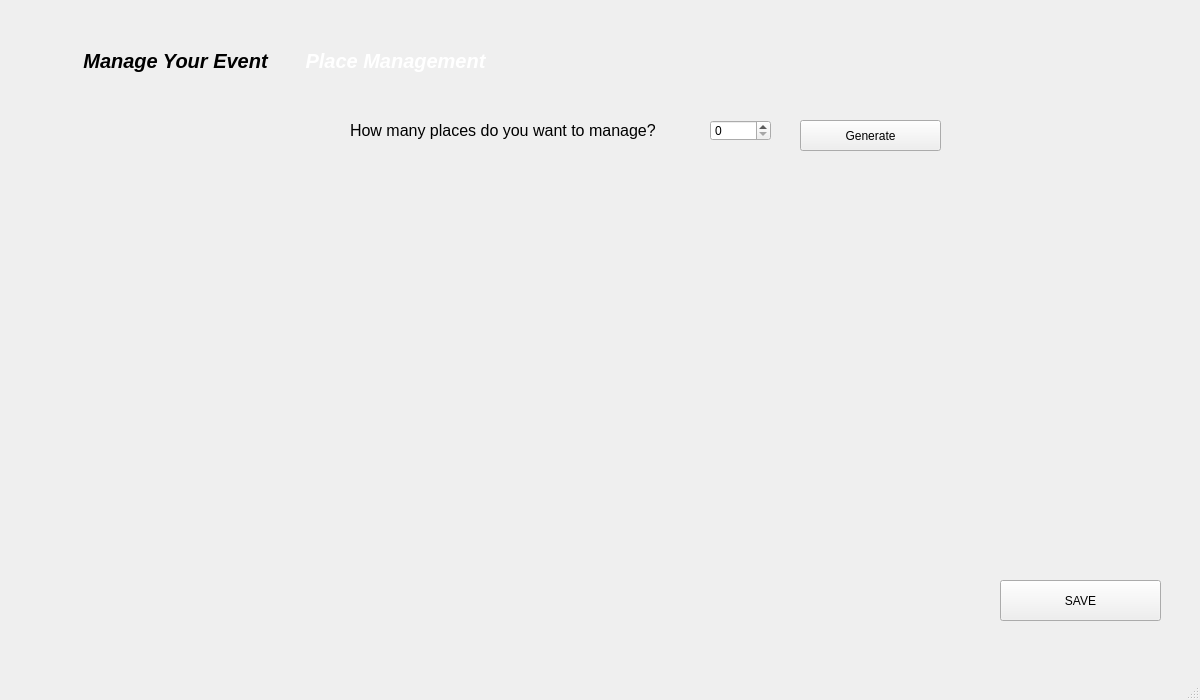
<?xml version="1.0" encoding="UTF-8"?>
<ui version="4.0">
 <class>Placemanage</class>
 <widget class="QMainWindow" name="Placemanage">
  <property name="geometry">
   <rect>
    <x>0</x>
    <y>0</y>
    <width>1200</width>
    <height>700</height>
   </rect>
  </property>
  <property name="minimumSize">
   <size>
    <width>1200</width>
    <height>700</height>
   </size>
  </property>
  <property name="maximumSize">
   <size>
    <width>1200</width>
    <height>700</height>
   </size>
  </property>
  <property name="windowTitle">
   <string>MainWindow</string>
  </property>
  <widget class="QWidget" name="centralwidget">
   <widget class="QLabel" name="label">
    <property name="geometry">
     <rect>
      <x>0</x>
      <y>0</y>
      <width>1191</width>
      <height>671</height>
     </rect>
    </property>
    <property name="text">
     <string/>
    </property>
    <property name="pixmap">
     <pixmap resource="RES.qrc">:/resources/USER LOGIN (5).jpg</pixmap>
    </property>
    <property name="scaledContents">
     <bool>true</bool>
    </property>
   </widget>
   <widget class="QLabel" name="label_2">
    <property name="geometry">
     <rect>
      <x>80</x>
      <y>30</y>
      <width>191</width>
      <height>61</height>
     </rect>
    </property>
    <property name="font">
     <font>
      <pointsize>15</pointsize>
      <italic>true</italic>
      <bold>true</bold>
     </font>
    </property>
    <property name="text">
     <string>Manage Your Event</string>
    </property>
    <property name="alignment">
     <set>Qt::AlignmentFlag::AlignCenter</set>
    </property>
   </widget>
   <widget class="QLabel" name="label_3">
    <property name="geometry">
     <rect>
      <x>300</x>
      <y>30</y>
      <width>191</width>
      <height>61</height>
     </rect>
    </property>
    <property name="font">
     <font>
      <pointsize>15</pointsize>
      <italic>true</italic>
      <bold>true</bold>
     </font>
    </property>
    <property name="styleSheet">
     <string notr="true">QLabel{
color:white;
}</string>
    </property>
    <property name="text">
     <string>Place Management</string>
    </property>
    <property name="alignment">
     <set>Qt::AlignmentFlag::AlignCenter</set>
    </property>
   </widget>
   <widget class="QLabel" name="label_4">
    <property name="geometry">
     <rect>
      <x>350</x>
      <y>120</y>
      <width>351</width>
      <height>21</height>
     </rect>
    </property>
    <property name="font">
     <font>
      <pointsize>12</pointsize>
     </font>
    </property>
    <property name="text">
     <string>How many places do you want to manage?</string>
    </property>
   </widget>
   <widget class="QSpinBox" name="spinBoxPlaces">
    <property name="geometry">
     <rect>
      <x>710</x>
      <y>120</y>
      <width>61</width>
      <height>21</height>
     </rect>
    </property>
   </widget>
   <widget class="QPushButton" name="btnGenerate">
    <property name="geometry">
     <rect>
      <x>800</x>
      <y>120</y>
      <width>141</width>
      <height>31</height>
     </rect>
    </property>
    <property name="text">
     <string>Generate</string>
    </property>
   </widget>
   <widget class="QWidget" name="placesContainer" native="true">
    <property name="geometry">
     <rect>
      <x>380</x>
      <y>190</y>
      <width>741</width>
      <height>391</height>
     </rect>
    </property>
    <layout class="QVBoxLayout" name="verticalLayout_2">
     <item>
      <layout class="QVBoxLayout" name="verticalLayout"/>
     </item>
    </layout>
   </widget>
   <widget class="QPushButton" name="pushButton">
    <property name="geometry">
     <rect>
      <x>1000</x>
      <y>580</y>
      <width>161</width>
      <height>41</height>
     </rect>
    </property>
    <property name="text">
     <string>SAVE</string>
    </property>
   </widget>
  </widget>
  <widget class="QMenuBar" name="menubar">
   <property name="geometry">
    <rect>
     <x>0</x>
     <y>0</y>
     <width>1200</width>
     <height>18</height>
    </rect>
   </property>
  </widget>
  <widget class="QStatusBar" name="statusbar"/>
 </widget>
 <resources>
  <include location="RES.qrc"/>
 </resources>
 <connections/>
</ui>
